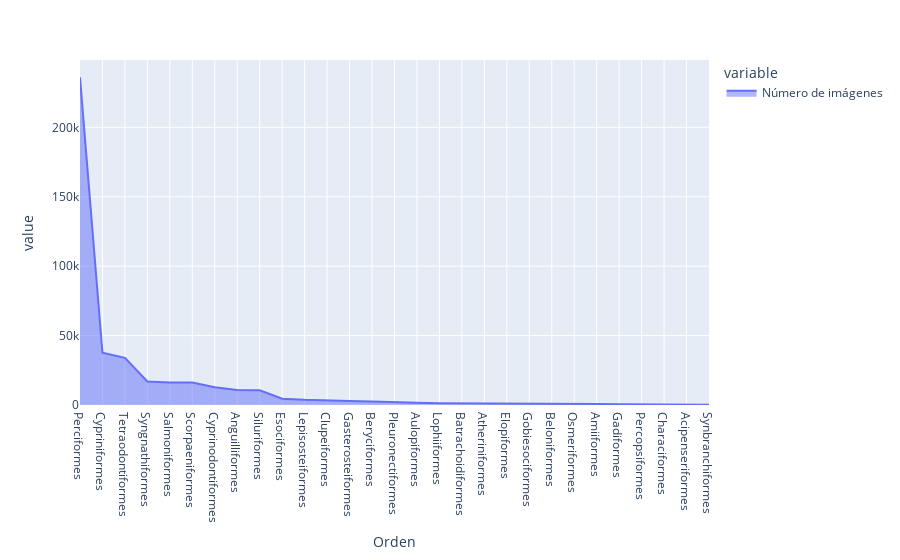

Here is the notebook cell this chart was saved with:
### Code cell
df_value_counts = df_1000_stratified['Order'].value_counts()
df_value_counts = df_value_counts.reset_index()
df_value_counts.columns = ['Orden', 'Número de imágenes']
df_value_counts.set_index('Orden').plot(backend='plotly', kind='area')

### Figure 1 — Plotly figure (JSON) as saved in the notebook; plotly's stock layout.template omitted (floating-point values rounded to 4 significant figures)
{"data": [{"hovertemplate": "variable=Número de imágenes<br>Orden=%{x}<br>value=%{y}<extra></extra>", "legendgroup": "Número de imágenes", "line": {"color": "#636efa"}, "mode": "lines", "name": "Número de imágenes", "orientation": "v", "showlegend": true, "stackgroup": "1", "type": "scatter", "x": ["Perciformes", "Cypriniformes", "Tetraodontiformes", "Syngnathiformes", "Salmoniformes", "Scorpaeniformes", "Cyprinodontiformes", "Anguilliformes", "Siluriformes", "Esociformes", "Lepisosteiformes", "Clupeiformes", "Gasterosteiformes", "Beryciformes", "Pleuronectiformes", "Aulopiformes", "Lophiiformes", "Batrachoidiformes", "Atheriniformes", "Elopiformes", "Gobiesociformes", "Beloniformes", "Osmeriformes", "Amiiformes", "Gadiformes", "Percopsiformes", "Characiformes", "Acipenseriformes", "Synbranchiformes"], "xaxis": "x", "y": [236071, 37620, 33955, 16961, 16258, 16225, 12783, 10738, 10575, 4540, 3763, 3120, 2952, 2431, 2307, 1644, 1309, 1297, 1166, 1147, 1040, 986, 808, 796, 519, 331, 310, 300, 225], "yaxis": "y"}], "layout": {"legend": {"title": {"text": "variable"}, "tracegroupgap": 0}, "margin": {"t": 60}, "xaxis": {"anchor": "y", "domain": [0, 1], "title": {"text": "Orden"}}, "yaxis": {"anchor": "x", "domain": [0, 1], "title": {"text": "value"}}}}
